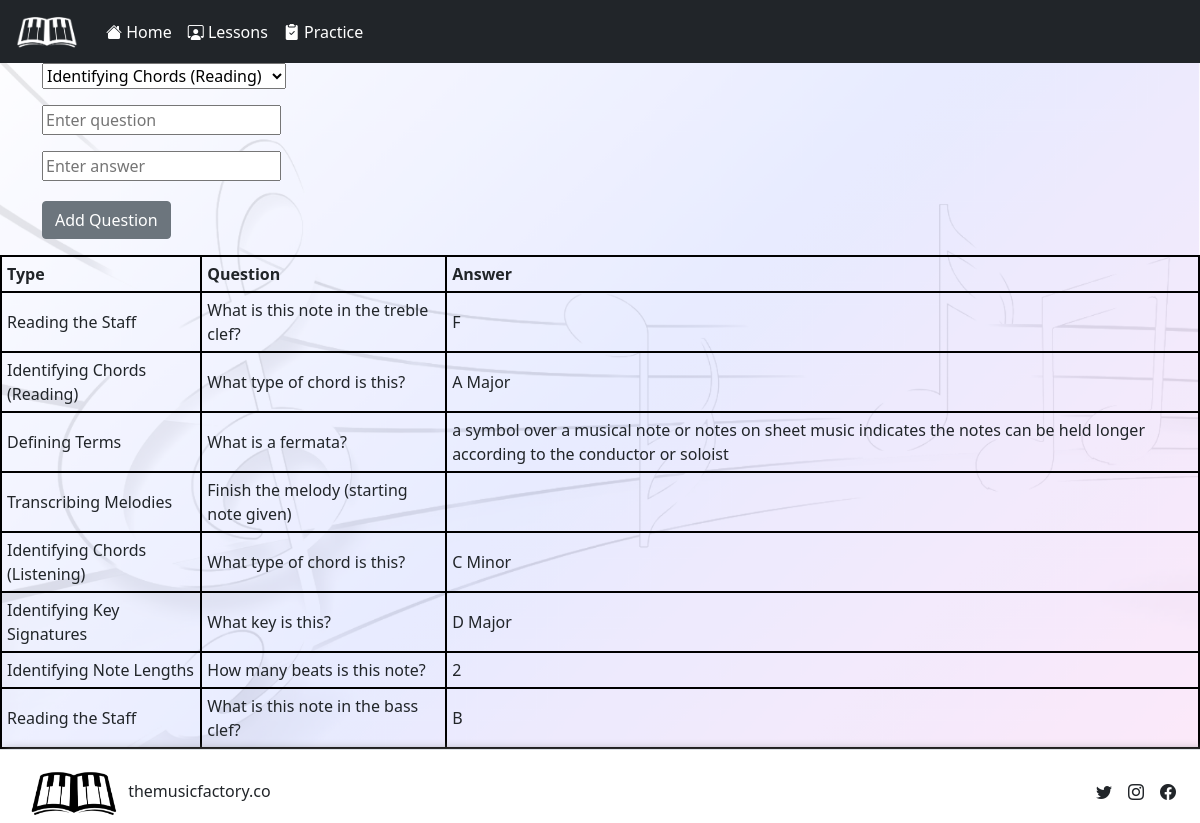
The page /data-form on the database its author committed.
### app.py (models this page shows)
class Question(db.Model):
    __tablename__ = "questions"
    question_id = db.Column(db.Integer, primary_key=True)
    question = db.Column(db.String)
    answer = db.Column(db.String)
    type_id = db.Column(db.Integer, db.ForeignKey('qTypes.type_id'))

class Types(db.Model):
    __tablename__ = "qTypes"
    type_id = db.Column(db.Integer, primary_key=True)
    name = db.Column(db.String)
    questions = db.relationship("Question", backref=db.backref("qTypes"))

### app.py (the view, shortened to what this page needs)
@app.route('/data-form', methods=['POST', 'GET'])
def data_form():
    type_data = Types.query.all()
    q_list = Question.query.all()
    return render_template("dataform.html", tList=type_data, qList=q_list)

### templates/dataform.html (shortened to what this page needs)
{% extends "layout.html" %}
{% set page_title="data form" %}
{% block content %}
<div class="data-form container">
  <form method="POST">
    <div class="mb-3">
      <select name="qType">
        {% for qType in tList %}
        <option value="{{qType.type_id}}">{{qType.name}}</option>
        {% endfor %}
      </select>
    </div>
    <div class="mb-3">
      <input type="text" name="question" placeholder="Enter question">
    </div>
    <div class="mb-3">
      <input type="text" name="answer" placeholder="Enter answer">
    </div>
    <button type="submit" class="btn btn-secondary mt-1">
      Add Question
    </button>
  </form>
</div>
<div class="data-table ">
  <table class="qTable mt-3">
    <tbody>
      <tr>
        <th>Type</th>
        <th>Question</th>
        <th>Answer</th>
      </tr>
      {% for q in qList %}
      <tr>
        <td>{{q.qTypes.name}}</td>
        <td>{{q.question}}</td>
        <td>{{q.answer}}</td>
      </tr>
      {% endfor %}
    </tbody>
  </table>
</div>
{% endblock %}

### templates/layout.html (shortened to what this page needs)
<!DOCTYPE html>
<html>
  <head>
    <link
      rel="stylesheet"
      href="https://cdn.jsdelivr.net/npm/bootstrap@5.1.3/dist/css/bootstrap.min.css"
    />
    <link
      rel="stylesheet"
      href="https://cdn.jsdelivr.net/npm/bootstrap-icons@1.8.1/font/bootstrap-icons.css"
    />
    <link href="//cdn.quilljs.com/1.3.6/quill.snow.css" rel="stylesheet" />
    <link href="//cdn.quilljs.com/1.3.6/quill.bubble.css" rel="stylesheet" />
    <link rel="stylesheet" href="{{url_for('static', filename='style.css')}}" />
  </head>
  <body>
    <nav class="navbar navbar-expand-md navbar-dark bg-dark">
      <div class="container-fluid">
        <div class="collapse navbar-collapse" id="navbar">
          <div class="navbar-nav me-auto align-items-center">
            <a class="navbar-brand" href="{{ url_for('home_page') }}">
              <i class="bi"> <img style="filter: invert(1)" src="{{url_for('static', filename='mf-logo.png')}}"></i>
            </a>
            <a class="nav-link text-white" href="{{ url_for('home_page') }}">
              <i class="bi bi-house-fill"></i>
              Home
            </a>
            <a class="nav-link text-white" href="{{ url_for('lesson_page') }}">
              <i class="bi bi-person-workspace"></i>
              Lessons
            </a>
            <a class="nav-link text-white" href="{{ url_for('quiz_page') }}">
              <i class="bi bi-clipboard2-check-fill"></i>
              Practice
            </a>
          </div>
      </div>
    </nav>
    <div id="body-container">
      {% block content %}  {% endblock %}
    </div>
    <footer class="d-flex flex-wrap justify-content-between align-items-center pt-3 pb-1 px-4 border-top position-sticky bottom-0"
            style="z-index: 5">
      <div class="col-md-4 d-flex align-items-center">
        <a href="{{ url_for('home_page') }}" class="mb-3 me-2 mb-md-0 text-dark text-decoration-none lh-1">
          <i class="bi"> <img id="footer-logo" src="{{url_for('static', filename='mf-logo.png')}}"></i>
          <span class="mb-3 mb-md-0 text-body-secondary">themusicfactory.co</span>
        </a>
      </div>
      <ul class="nav col-md-4 justify-content-end">
        <li class="ms-3"><a class="text-dark" href="#" target="_blank"><i class="bi bi-twitter"></i></a></li>
        <li class="ms-3"><a class="text-dark" href="https://www.instagram.com/suryad1nesh/" target="_blank"><i class="bi bi-instagram"></i></a></li>
        <li class="ms-3"><a class="text-dark" href="#" target="_blank"><i class="bi bi-facebook"></i></a></li>
      </ul>
    </footer>
  </body>
</html>

### static/style.css (style rules this page uses)
body { justify-content: center; align-items: center; height: 100%; background-size: cover; background-repeat: no-repeat; background-position: top; background-image: url('music-bg.png'); }
footer { position: absolute; bottom: 0px; width: 100%; height: 100%; text-align: center; background-color: white; box-shadow: gray 5px 2px 10px; }
img { max-width: 100%; max-height: 100%; width: auto; height: auto; }
i > img, .display-6 > img { width: 70px; }
#footer-logo { width: 100px; }
.qTable { border: solid black 2px; margin: auto; }
tr { border: solid black 2px; }
td, th { border: solid black 2px; padding: 5px; }
img { width: 500px; }

### rows shown on the page
Question: qTypes.name "Reading the Staff", question "What is this note in the treble clef?", answer "F"
Question: qTypes.name "Identifying Chords (Reading)", question "What type of chord is this?", answer "A Major"
Question: qTypes.name "Defining Terms", question "What is a fermata?", answer "a symbol over a musical note or notes on sheet music indicates the notes can be held longer according to the conductor or soloist"
Question: qTypes.name "Transcribing Melodies", question "Finish the melody (starting note given)"
Question: qTypes.name "Identifying Chords (Listening)", question "What type of chord is this?", answer "C Minor"
Question: qTypes.name "Identifying Key Signatures", question "What key is this?", answer "D Major"
Question: qTypes.name "Identifying Note Lengths", question "How many beats is this note?", answer "2"
Question: qTypes.name "Reading the Staff", question "What is this note in the bass clef?", answer "B"

### other values the page prints
form field qType "Identifying Chords (Reading)"
